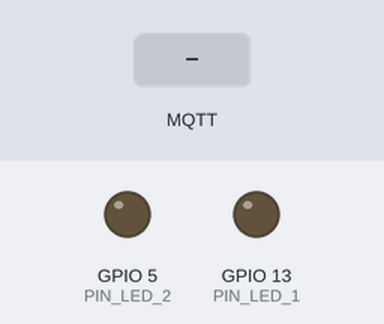
The sketch below on a simulated ESP8266 (NodeMCU). On the bench: output pins drawn as LEDs (lit = HIGH). The inputs (shaded band) are chosen by the test bench. WiFi joins after 1.5 s; servers stay silent unless stated; no MQTT or app messages arrive unless stated; what the sketch prints to the serial monitor is not drawn.

Above: at 2.7 s.
2.8 s: MQTT message "1" arrives on the first subscribed topic
At 3.9 s:
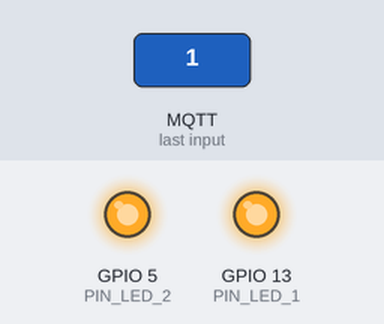
4.3 s: MQTT message "0" arrives on the first subscribed topic
At 5.1 s:
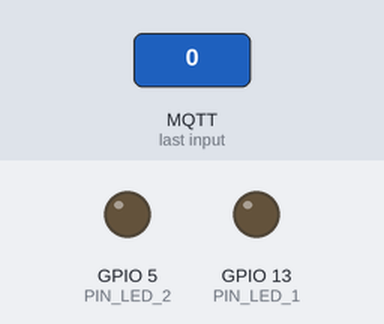
Timing chart, 0 to 7.3 s (numbered marks = the images above; inputs shaded):
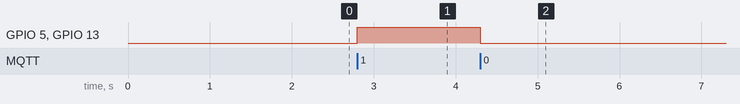

The sketch:

ascende_led_mqtt_esp8266.ino
```cpp
#include <ESP8266WiFi.h>
#include <PubSubClient.h>


const char* SSID          = "A001";
const char* PASSWORD      = "avsi@015";

const char* MQTT_SERVER   = "m11.cloudmqtt.com";
const int MQTT_PORT       =  16270;
const char* MQTT_USER     = "qidenxsf";
const char* MQTT_PASSWORD = "lr9ov3PhqxIk";
const char* MQTT_CLIENT   = "ESP8266-Client";

const char* TOPICO_ESCUTA  = "topicoEscuta";
const char* TOPICO_ENVIO   = "topicoEnvio";

// GPIO 4 (D3)
const int PIN_LED_1 = 13;
// GPIO 5 (D4)
const int PIN_LED_2 = 5;

WiFiClient espClient;
PubSubClient MQTT(espClient);


void reconnectWiFi() {
  if (WiFi.status() == WL_CONNECTED)
     return;

  Serial.println("Conectando-se na rede: " + String(SSID));
  Serial.println("Aguarde");
  WiFi.begin(SSID, PASSWORD);

  while (WiFi.status() != WL_CONNECTED) {
    delay(500);
    Serial.print(".");
  }

  Serial.println("");
  Serial.println("WiFi conectado");
  Serial.println("Endereco IP: ");
  Serial.println(WiFi.localIP());
}

void callback(char* topic, byte* payload, unsigned int length) {
  String msg;

  for(int i = 0; i < length; i++)
  {
     char c = (char)payload[i];
     msg += c;
  }

  Serial.print("Mensagem [");
  Serial.print(topic);
  Serial.print("]: " + msg);
  Serial.println();

  if (msg.equals("1")) {
    digitalWrite(PIN_LED_1, HIGH);
    digitalWrite(PIN_LED_2, HIGH);
    MQTT.publish(TOPICO_ENVIO, "1");
  }
  else if (msg.equals("0")){
    digitalWrite(PIN_LED_1, LOW);
    digitalWrite(PIN_LED_2, LOW);
    MQTT.publish(TOPICO_ENVIO, "0");
  }

}

void initMQTT() {
  MQTT.setServer(MQTT_SERVER, MQTT_PORT);
  MQTT.setCallback(callback);
}

// Função para conexão
void reconnectMQTT() {
    while (!MQTT.connected()) {
      Serial.print("Tentado conectar ao broker MQTT: " + String(MQTT_SERVER) + ":" + String(MQTT_PORT) + " :");
      if (MQTT.connect(MQTT_CLIENT, MQTT_USER, MQTT_PASSWORD)) {
        Serial.println("conectado");
        MQTT.publish(TOPICO_ENVIO, "Cliente conectado ao broker");
        MQTT.subscribe(TOPICO_ESCUTA);
      }
      else {
        Serial.print("falha, rc=");
        Serial.print(MQTT.state());
        Serial.println(" tenta novamente após 5 segundos");
        delay(5000);
      }
    }
}

void setup() {
  Serial.begin(115200);

  pinMode(PIN_LED_1, OUTPUT);
  pinMode(PIN_LED_2, OUTPUT);
  digitalWrite(PIN_LED_1, LOW);
  digitalWrite(PIN_LED_2, LOW);

  reconnectWiFi();
  initMQTT();
}


void loop() {
  reconnectWiFi();
  reconnectMQTT();
  MQTT.loop();
}
```

Measured:
- after the input at 2.8 s, GPIO 5 (PIN_LED_2), GPIO 13 (PIN_LED_1): LOW → HIGH at once
- after the input at 4.3 s, GPIO 5 (PIN_LED_2), GPIO 13 (PIN_LED_1): HIGH → LOW at once
